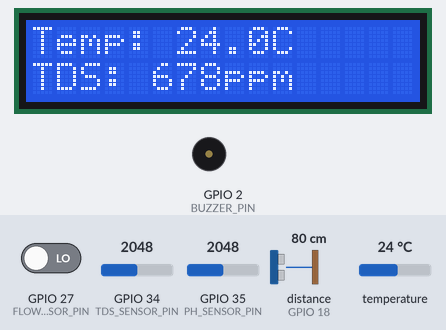
Bench run of a sketch on a simulated ESP32. Parts: 16×2 character LCD, buzzer (waves = sounding, pin HIGH). Wiring (inferred from the names in the program): ultrasonic range finder: trigger GPIO 5; echo GPIO 18. The test bench sets the inputs (shaded band); at power-on: distance to the obstacle (sensor on GPIO 18) 80 cm, temperature 24 °C, GPIO 34 (TDS_SENSOR_PIN) = 2048, GPIO 35 (PH_SENSOR_PIN) = 2048, GPIO 27 (FLOW_SENSOR_PIN) LOW. The echo pulse lasts 58.3 µs per cm; WiFi joins after 1.5 s; servers stay silent unless stated; web services answer with replies made up by the test bench; pins used as bus, display or sensor lines are not drawn; what the sketch prints to the serial monitor is not drawn.

Above: at 8.0 s.
8.1 s: distance to the obstacle (sensor on GPIO 18) set to 2 cm
At 17.8 s:
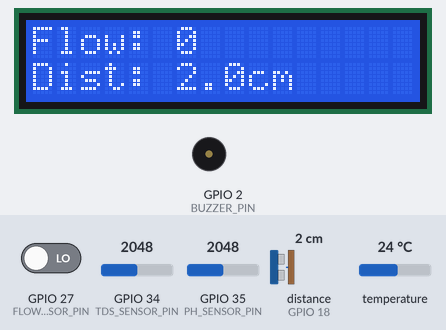
19.5 s: temperature set to 12 °C
At 25.6 s:
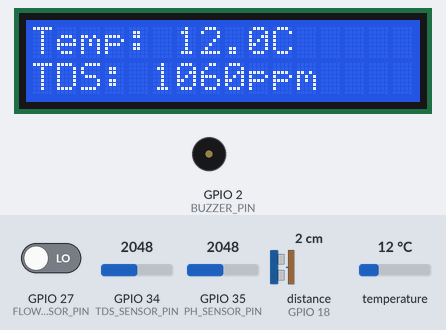
26.3 s: GPIO 34 (TDS_SENSOR_PIN) set to 2866
At 33.1 s:
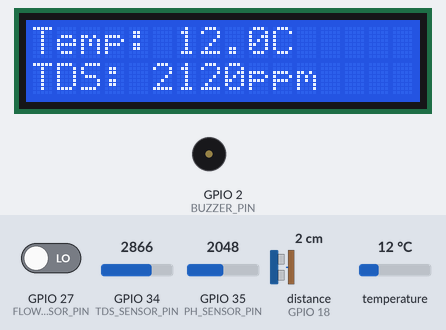
36.2 s: GPIO 35 (PH_SENSOR_PIN) set to 2866
At 46.8 s:
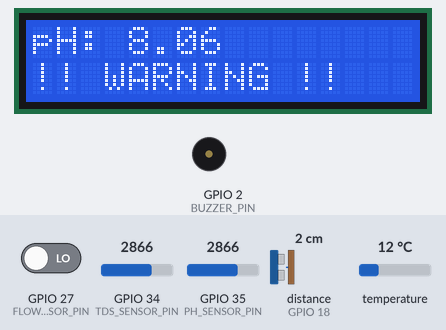
47.6 s: GPIO 27 (FLOW_SENSOR_PIN) driven HIGH
At 53.1 s:
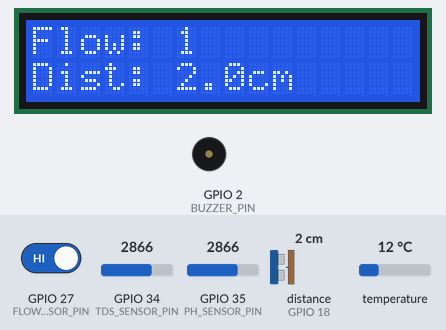
55.7 s: distance to the obstacle (sensor on GPIO 18) set to 4 cm
At 63.2 s:
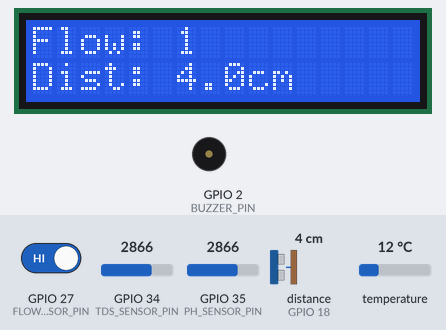
Timing chart, 0 to 64.7 s (numbered marks = the images above; inputs shaded):
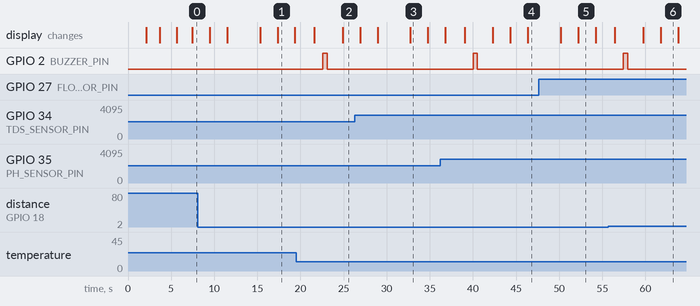

Measured:
- what the display in image 1 shows lasts 2.1 s, from 17.3 s to 19.4 s

The sketch:

esp32_water_quality.ino
```cpp
/*
  ESP32 Water Quality Monitoring System
  - Reads: Temperature, TDS, Flow, Distance (Water Level), pH
  - Uploads to ThingSpeak
  - Sends SMS alerts via GSM module (optional)
  - LCD Display
*/

#include <WiFi.h>
#include <HTTPClient.h>
#include <OneWire.h>
#include <DallasTemperature.h>
#include <Wire.h>
#include <LiquidCrystal_I2C.h>

// ==================== WiFi Configuration ====================
const char* ssid = "YOUR_WIFI_SSID";           // Replace with your WiFi SSID
const char* password = "YOUR_WIFI_PASSWORD";    // Replace with your WiFi password

// ==================== ThingSpeak Configuration ====================
const char* THINGSPEAK_API_KEY = "E1KV6PFQTL5WZSDB";  // Your Write API Key
const char* THINGSPEAK_URL = "http://api.thingspeak.com/update";

// ==================== Pin Definitions (ESP32 DevKit V1) ====================
#define DALLAS_TEMP_PIN   4    // DS18B20 Temperature sensor
#define TDS_SENSOR_PIN    34   // TDS sensor (ADC1 pin)
#define FLOW_SENSOR_PIN   27   // Flow sensor
#define TRIG_PIN          5    // Ultrasonic trigger
#define ECHO_PIN          18   // Ultrasonic echo
#define BUZZER_PIN        2    // Buzzer
#define PH_SENSOR_PIN     35   // pH sensor (ADC1 pin)

// I2C for LCD (default ESP32 I2C pins)
#define SDA_PIN           21
#define SCL_PIN           22

// GSM Module on Serial2
#define GSM_RX_PIN        16
#define GSM_TX_PIN        17

// ==================== Sensor Objects ====================
OneWire oneWire(DALLAS_TEMP_PIN);
DallasTemperature tempSensor(&oneWire);
LiquidCrystal_I2C lcd(0x27, 16, 2);

// ==================== Threshold Values ====================
// Normal ranges for water quality
const float TEMP_MIN = 20.0, TEMP_MAX = 30.0;
const float TDS_MIN = 0, TDS_MAX = 500;
const float PH_MIN = 6.5, PH_MAX = 8.5;
const int WATER_LEVEL_MIN = 20;  // Minimum safe distance in cm

// ==================== Global Variables ====================
float temperature = 0;
float tdsValue = 0;
int flowValue = 0;
float distance = 0;
float phValue = 0;

unsigned long lastUploadTime = 0;
const unsigned long UPLOAD_INTERVAL = 15000;  // 15 seconds (ThingSpeak free tier limit)

String phoneNumber = "+91XXXXXXXXXX";  // Replace with your phone number

// ==================== Function Prototypes ====================
void connectWiFi();
void readTemperature();
void readTDS();
void readFlow();
void readDistance();
void readPH();
void displayOnLCD(String line1, String line2);
void uploadToThingSpeak();
void sendSMS(String message);
bool checkAbnormal();
String getAlertMessage();

// ==================== Setup ====================
void setup() {
  Serial.begin(115200);
  Serial2.begin(9600, SERIAL_8N1, GSM_RX_PIN, GSM_TX_PIN);  // GSM module

  // Initialize pins
  pinMode(FLOW_SENSOR_PIN, INPUT);
  pinMode(TRIG_PIN, OUTPUT);
  pinMode(ECHO_PIN, INPUT);
  pinMode(BUZZER_PIN, OUTPUT);
  digitalWrite(BUZZER_PIN, LOW);

  // Initialize I2C for LCD
  Wire.begin(SDA_PIN, SCL_PIN);
  lcd.init();
  lcd.backlight();

  // Initialize temperature sensor
  tempSensor.begin();

  // Display startup message
  displayOnLCD("Water Quality", "Monitoring v2.0");
  delay(2000);

  // Connect to WiFi
  connectWiFi();

  displayOnLCD("System Ready!", "");
  delay(1000);

  Serial.println("✅ ESP32 Water Quality Monitor Started!");
}

// ==================== Main Loop ====================
void loop() {
  // Read all sensors
  readTemperature();
  readTDS();
  readFlow();
  readDistance();
  readPH();

  // Display readings on LCD (cycle through)
  displayOnLCD("Temp: " + String(temperature, 1) + "C",
               "TDS: " + String(tdsValue, 0) + "ppm");
  delay(2000);

  displayOnLCD("Flow: " + String(flowValue),
               "Dist: " + String(distance, 1) + "cm");
  delay(2000);

  displayOnLCD("pH: " + String(phValue, 2),
               checkAbnormal() ? "!! WARNING !!" : "Status: OK");
  delay(2000);

  // Print to Serial Monitor
  Serial.println("\n========== SENSOR READINGS ==========");
  Serial.printf("Temperature: %.2f °C\n", temperature);
  Serial.printf("TDS: %.0f ppm\n", tdsValue);
  Serial.printf("Flow: %d\n", flowValue);
  Serial.printf("Distance: %.2f cm\n", distance);
  Serial.printf("pH: %.2f\n", phValue);
  Serial.println("=====================================");

  // Upload to ThingSpeak (respect rate limit)
  if (millis() - lastUploadTime >= UPLOAD_INTERVAL) {
    uploadToThingSpeak();
    lastUploadTime = millis();

    // Check for abnormal conditions and send alert
    if (checkAbnormal()) {
      digitalWrite(BUZZER_PIN, HIGH);
      delay(500);
      digitalWrite(BUZZER_PIN, LOW);

      String alertMsg = getAlertMessage();
      Serial.println(alertMsg);
      // Uncomment to enable SMS alerts:
      // sendSMS(alertMsg);
    }
  }

  delay(1000);
}

// ==================== WiFi Connection ====================
void connectWiFi() {
  displayOnLCD("Connecting to", "WiFi...");
  Serial.print("Connecting to WiFi");

  WiFi.begin(ssid, password);

  int attempts = 0;
  while (WiFi.status() != WL_CONNECTED && attempts < 30) {
    delay(500);
    Serial.print(".");
    attempts++;
  }

  if (WiFi.status() == WL_CONNECTED) {
    Serial.println("\n✅ WiFi Connected!");
    Serial.print("IP Address: ");
    Serial.println(WiFi.localIP());
    displayOnLCD("WiFi Connected!", WiFi.localIP().toString());
    delay(2000);
  } else {
    Serial.println("\n⚠️ WiFi Connection Failed!");
    displayOnLCD("WiFi Failed!", "Check Settings");
    delay(2000);
  }
}

// ==================== Sensor Reading Functions ====================

void readTemperature() {
  tempSensor.requestTemperatures();
  temperature = tempSensor.getTempCByIndex(0);

  // Handle sensor error
  if (temperature == DEVICE_DISCONNECTED_C) {
    temperature = -999;
    Serial.println("⚠️ Temperature sensor error!");
  }
}

void readTDS() {
  // ESP32 ADC is 12-bit (0-4095), voltage reference 3.3V
  int analogValue = analogRead(TDS_SENSOR_PIN);
  float voltage = analogValue * (3.3 / 4095.0);

  // TDS calculation (simplified formula)
  // Compensate for temperature
  float compensationCoefficient = 1.0 + 0.02 * (temperature - 25.0);
  float compensationVoltage = voltage / compensationCoefficient;

  // Convert voltage to TDS value
  tdsValue = (133.42 * compensationVoltage * compensationVoltage * compensationVoltage
              - 255.86 * compensationVoltage * compensationVoltage
              + 857.39 * compensationVoltage) * 0.5;

  if (tdsValue < 0) tdsValue = 0;
}

void readFlow() {
  flowValue = digitalRead(FLOW_SENSOR_PIN);
}

void readDistance() {
  // Ultrasonic sensor reading
  digitalWrite(TRIG_PIN, LOW);
  delayMicroseconds(2);
  digitalWrite(TRIG_PIN, HIGH);
  delayMicroseconds(10);
  digitalWrite(TRIG_PIN, LOW);

  long duration = pulseIn(ECHO_PIN, HIGH, 30000);  // 30ms timeout
  distance = (duration * 0.0343) / 2.0;

  // Handle timeout/error
  if (duration == 0) {
    distance = -1;
  }
}

void readPH() {
  // ESP32 ADC reading for pH sensor
  int analogValue = analogRead(PH_SENSOR_PIN);
  float voltage = analogValue * (3.3 / 4095.0);

  // pH calculation (calibrate these values for your sensor)
  // Typical: pH 7 = 2.5V, pH changes ~0.18V per unit
  phValue = 7.0 + ((2.5 - voltage) / 0.18);

  // Clamp to valid pH range
  if (phValue < 0) phValue = 0;
  if (phValue > 14) phValue = 14;
}

// ==================== Display Function ====================
void displayOnLCD(String line1, String line2) {
  lcd.clear();
  lcd.setCursor(0, 0);
  lcd.print(line1);
  lcd.setCursor(0, 1);
  lcd.print(line2);
}

// ==================== ThingSpeak Upload ====================
void uploadToThingSpeak() {
  if (WiFi.status() != WL_CONNECTED) {
    Serial.println("⚠️ WiFi not connected. Reconnecting...");
    connectWiFi();
    return;
  }

  HTTPClient http;

  String url = String(THINGSPEAK_URL) + "?api_key=" + THINGSPEAK_API_KEY +
               "&field1=" + String(temperature, 2) +
               "&field2=" + String(flowValue) +
               "&field3=" + String(tdsValue, 0) +
               "&field4=" + String(distance, 2) +
               "&field5=" + String(phValue, 2);

  Serial.println("📤 Uploading to ThingSpeak...");

  http.begin(url);
  int httpResponseCode = http.GET();

  if (httpResponseCode > 0) {
    Serial.printf("✅ ThingSpeak Response: %d\n", httpResponseCode);
    displayOnLCD("Data Uploaded!", "ThingSpeak OK");
  } else {
    Serial.printf("⚠️ ThingSpeak Error: %d\n", httpResponseCode);
    displayOnLCD("Upload Failed!", "Check Connection");
  }

  http.end();
  delay(1000);
}

// ==================== Abnormal Condition Check ====================
bool checkAbnormal() {
  bool abnormal = false;

  // Temperature check
  if (temperature != -999 && (temperature < TEMP_MIN || temperature > TEMP_MAX)) {
    abnormal = true;
  }

  // TDS check
  if (tdsValue > TDS_MAX) {
    abnormal = true;
  }

  // pH check
  if (phValue < PH_MIN || phValue > PH_MAX) {
    abnormal = true;
  }

  // Water level check (distance > threshold means low water)
  if (distance > 0 && distance < WATER_LEVEL_MIN) {
    abnormal = true;
  }

  return abnormal;
}

String getAlertMessage() {
  String msg = "⚠️ ALERT: Abnormal Water Condition!\n";

  if (temperature != -999 && (temperature < TEMP_MIN || temperature > TEMP_MAX)) {
    msg += "Temp: " + String(temperature, 1) + "°C (Abnormal)\n";
  }
  if (tdsValue > TDS_MAX) {
    msg += "TDS: " + String(tdsValue, 0) + "ppm (High)\n";
  }
  if (phValue < PH_MIN || phValue > PH_MAX) {
    msg += "pH: " + String(phValue, 2) + " (Abnormal)\n";
  }
  if (distance > 0 && distance < WATER_LEVEL_MIN) {
    msg += "Water Level: LOW\n";
  }

  return msg;
}

// ==================== SMS Function (GSM Module) ====================
void sendSMS(String message) {
  Serial.println("📲 Sending SMS Alert...");

  Serial2.println("AT+CMGF=1");  // Set SMS to text mode
  delay(1000);

  Serial2.println("AT+CMGS=\"" + phoneNumber + "\"");
  delay(1000);

  Serial2.println(message);
  delay(100);

  Serial2.write(26);  // Ctrl+Z to send
  delay(3000);

  Serial.println("✅ SMS Sent!");
}
```
